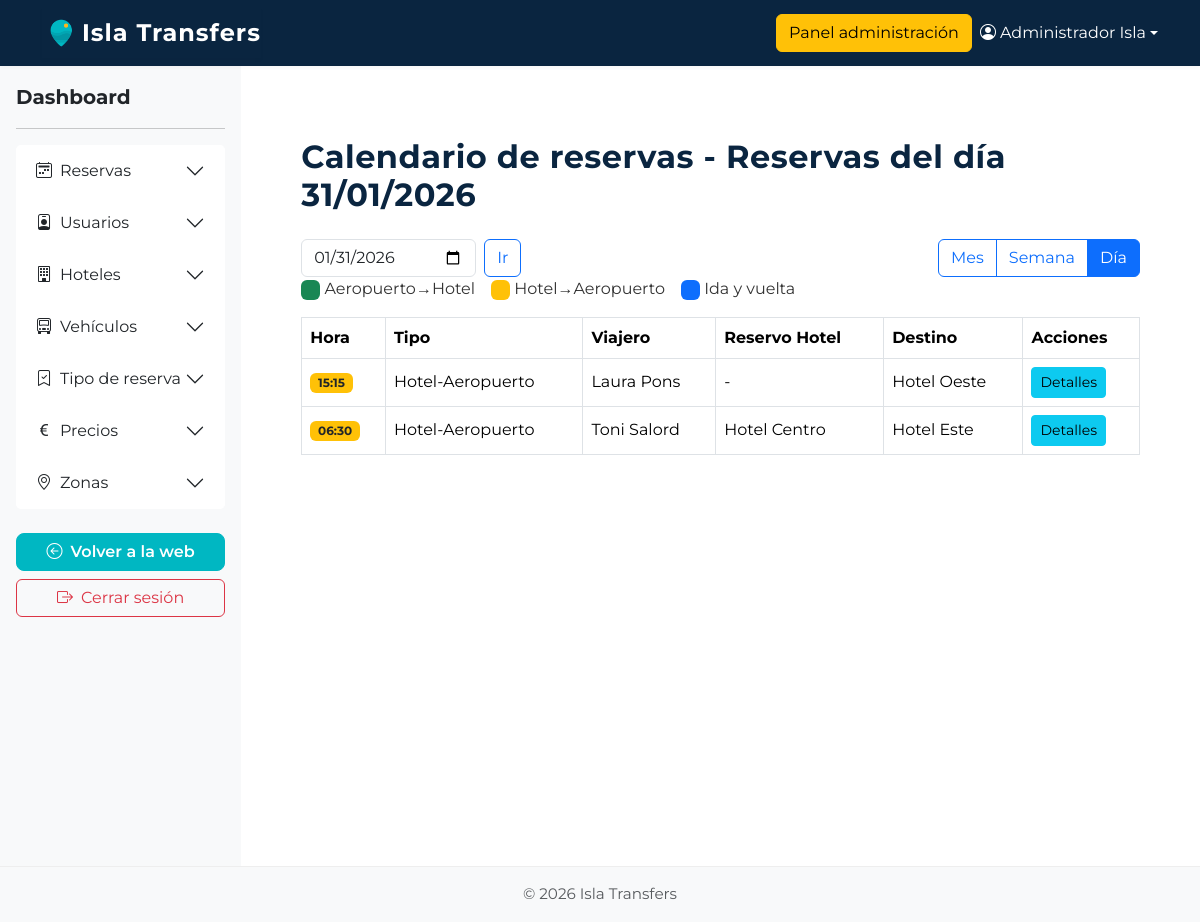
/userAdmin/calendarioDia (signed in), run on the app's committed database.
### tables this page shows
CREATE TABLE `transfer_reservas` (
  `id_reserva` int(11) NOT NULL,
  `localizador` varchar(100) NOT NULL,
  `id_hotel` int(11) DEFAULT NULL COMMENT 'Es el hotel que realiza la reserva',
  `id_tipo_reserva` int(11) NOT NULL,
  `id_viajero` int(11) NOT NULL,
  `id_creador`int(11) NOT NULL,
  `fecha_reserva` datetime NOT NULL,
  `fecha_modificacion` datetime NOT NULL,
  `id_destino` int(11) NOT NULL,
  `fecha_entrada` date NULL,
  `hora_entrada` time NULL,
  `numero_vuelo_entrada` varchar(50) NOT NULL,
  `origen_vuelo_entrada` varchar(50) NULL,
  `hora_vuelo_salida` time NULL,
  `fecha_vuelo_salida` date NULL,
  `num_viajeros` int(11) NOT NULL,
  `id_vehiculo` int(11) NOT NULL
);

CREATE TABLE `transfer_tipo_reservas` (
  `id_tipo_reserva` int(11) NOT NULL,
  `descripcion` varchar(100) NOT NULL
);

CREATE TABLE `transfer_hoteles` (
  `id_hotel` int(11) NOT NULL,
  `nombre` varchar(100) DEFAULT NULL,
  `id_zona` int(11) DEFAULT NULL,
  `comision` int(11) DEFAULT NULL,
  `usuario` varchar(100) NOT NULL UNIQUE,
  `email` varchar(100) NOT NULL UNIQUE,
  `password` varchar(255) NOT NULL
);

### core/Controller.php (called while the page is built, shortened)
<?php
class Controller
{
    public function view($view, $data = [])
    {
        extract($data);
        require __DIR__ . "/../app/views/$view.php";
    }
}

### app/controllers/UserAdminController.php (called while the page is built, shortened)
<?php
class UserAdminController extends Controller
{
    public function calendarioDia()
    {
        $fecha = isset($_GET['fecha']) ? $_GET['fecha'] : date('Y-m-d');
        $reservaModel = $this->model('Reserva');
        $reservas = $reservaModel->getReservasByRangoFechas($fecha, $fecha);
        $this->view('userAdmin/calendarioDia', [
            'reservas' => $reservas,
            'fecha' => $fecha
        ]);
    }
}

### html/index.php (called while the page is built, shortened)
<?php
$router = new Router();
$router->route();

### app/models/Reserva.php (called while the page is built, shortened)
<?php
class Reserva extends Model
{
    public function getReservasByRangoFechas($fechaInicio, $fechaFin)
    {
        $db = $this->db();
        $sql = "
        SELECT r.*,
            t.descripcion AS descripcion_tipo,
            h.nombre AS nombre_hotel,
            vh.nombre AS destino_hotel,
            CONCAT(v.nombre, ' ', v.apellido1) AS nombre_viajero,
            v.email AS email_viajero
        FROM transfer_reservas r
        LEFT JOIN transfer_tipo_reservas t ON r.id_tipo_reserva = t.id_tipo_reserva
        LEFT JOIN transfer_hoteles h ON r.id_hotel = h.id_hotel
        LEFT JOIN transfer_hoteles vh ON r.id_destino = vh.id_hotel
        LEFT JOIN transfer_viajeros v ON r.id_viajero = v.id_viajero
        WHERE
            (r.fecha_entrada BETWEEN ? AND ? OR r.fecha_vuelo_salida BETWEEN ? AND ?)
        ORDER BY r.fecha_entrada ASC, r.hora_entrada ASC
        ";
        $stmt = $db->prepare($sql);
        $stmt->execute([$fechaInicio, $fechaFin, $fechaInicio, $fechaFin]);
        return $stmt->fetchAll(PDO::FETCH_ASSOC);
    }
}

### app/views/userAdmin/calendarioDia.php (the view)
<?php require __DIR__ . '/../components/header.php'; ?>
<?php require __DIR__ . '/../components/navbar.php'; ?>
<div class="d-flex" style="min-height: 100vh;">
    <?php require __DIR__ . '/../components/sidebar.php'; ?>
    <main class="flex-grow-1 p-5">
        <?php
        $fechaMostrada = isset($fecha) ? $fecha : date('Y-m-d');
        ?>
        <div class="container mt-4">
            <h2 class="mb-4">Calendario de reservas - Reservas del día <?= date('d/m/Y', strtotime($fechaMostrada)) ?></h2>
            <div class="d-flex align-items-center justify-content-between mb-3 flex-wrap">
                <form method="get" class="d-flex align-items-center gap-2">
                    <input type="date" name="fecha" value="<?= $fechaMostrada ?>" class="form-control">
                    <button class="btn btn-outline-primary">Ir</button>
                </form>
                <div class="btn-group">
                    <a href="/userAdmin/calendario" class="btn btn-outline-primary">Mes</a>
                    <a href="/userAdmin/calendarioSemana?fecha=<?= $fechaMostrada ?>" class="btn btn-outline-primary">Semana</a>
                    <a href="/userAdmin/calendarioDia?fecha=<?= $fechaMostrada ?>" class="btn btn-outline-primary active">Día</a>
                </div>
                <div class="d-flex gap-3 align-items-center">
                    <span><span class="badge bg-success">&nbsp;</span> Aeropuerto→Hotel</span>
                    <span><span class="badge bg-warning text-dark">&nbsp;</span> Hotel→Aeropuerto</span>
                    <span><span class="badge bg-primary">&nbsp;</span> Ida y vuelta</span>
                </div>
            </div>
            <table class="table table-bordered align-middle">
                <thead>
                    <tr>
                        <th>Hora</th>
                        <th>Tipo</th>
                        <th>Viajero</th>
                        <th>Reservo Hotel</th>
                        <th>Destino</th>
                        <th>Acciones</th>
                    </tr>
                </thead>
                <tbody>
                    <?php if (empty($reservas)): ?>
                        <tr>
                            <td colspan="6" class="text-center">No hay reservas para este día.</td>
                        </tr>
                    <?php else: ?>
                        <?php foreach ($reservas as $r):
                            $color = match ((int)$r['id_tipo_reserva']) {
                                1 => 'success',
                                2 => 'warning text-dark',
                                3 => 'primary',
                                default => 'secondary'
                            };
                            $nombre = htmlspecialchars($r['nombre_viajero'] ?? $r['nombre_hotel'] ?? '-');
                            $hora = htmlspecialchars(substr($r['hora_entrada'] ?? $r['hora_vuelo_salida'] ?? '', 0, 5));
                        ?>
                            <tr>
                                <td><span class="badge bg-<?= $color ?>"><?= $hora ?></span></td>
                                <td><?= htmlspecialchars($r['descripcion_tipo'] ?? '-') ?></td>
                                <td><?= $nombre ?></td>
                                <td><?= htmlspecialchars($r['nombre_hotel'] ?? '-') ?></td>
                                <td><?= htmlspecialchars($r['destino_hotel'] ?? '-') ?></td>
                                <td>
                                    <a href="/userAdmin/verReserva/<?= $r['id_reserva'] ?>" class="btn btn-sm btn-info">Detalles</a>
                                </td>
                            </tr>
                        <?php endforeach; ?>
                    <?php endif; ?>
                </tbody>
            </table>
    </main>
</div>
<?php require __DIR__ . '/../components/footer.php'; ?>

### html/css/custom.css (style rules this page uses)
:root { --color-principal: #00b7c2; --color-header: #0a2540; --color-texto: #333; --color-bg: #fff; --color-navbar-bg: #0a2540; --color-footer-bg: var(--color-gris); --color-footer-text: #888; --color-acento: #ff6b6b; --color-enfasis: #ffb81c; --color-neutro: #f6e7d8; --color-gris: #6b7280; --color-fondo: #fff; }
body { font-family: "Montserrat", Arial, sans-serif; background-color: var(--color-fondo); color: var(--color-texto); }
h1, h2, h3 { color: var(--color-header); font-weight: 700; letter-spacing: 0.5px; }

### data on the page
transfer_reservas: hora "15:15", id_tipo_reserva.descripcion "Hotel-Aeropuerto", nombre "Laura Pons", nombre_hotel "-", id_destino.nombre "Hotel Oeste"
transfer_reservas: hora "06:30", id_tipo_reserva.descripcion "Hotel-Aeropuerto", nombre "Toni Salord", id_hotel.nombre "Hotel Centro", id_destino.nombre "Hotel Este"

### other printed values
$_SESSION['user_name'] "Administrador Isla"
date('d/m/Y', strtotime($fechaMostrada)) "31/01/2026"
